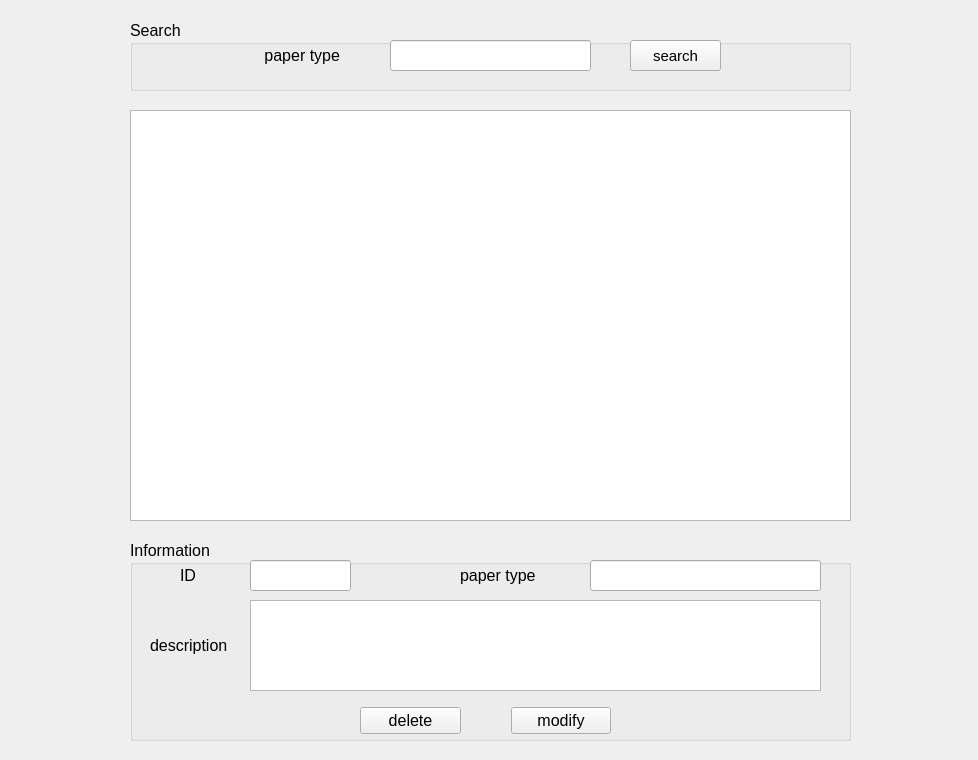
<?xml version="1.0" encoding="UTF-8"?>
<ui version="4.0">
 <class>MainWindow</class>
 <widget class="QMainWindow" name="MainWindow">
  <property name="geometry">
   <rect>
    <x>0</x>
    <y>0</y>
    <width>978</width>
    <height>760</height>
   </rect>
  </property>
  <property name="windowTitle">
   <string>Paper type information manage</string>
  </property>
  <widget class="QWidget" name="centralwidget">
   <property name="styleSheet">
    <string notr="true">border-image: url(./images/green_background.png)</string>
   </property>
   <widget class="QGroupBox" name="searchGroup">
    <property name="geometry">
     <rect>
      <x>130</x>
      <y>20</y>
      <width>721</width>
      <height>71</height>
     </rect>
    </property>
    <property name="font">
     <font>
      <pointsize>12</pointsize>
     </font>
    </property>
    <property name="title">
     <string>Search</string>
    </property>
    <widget class="QLineEdit" name="paperTypeLineEditSearch">
     <property name="geometry">
      <rect>
       <x>260</x>
       <y>20</y>
       <width>201</width>
       <height>31</height>
      </rect>
     </property>
    </widget>
    <widget class="QLabel" name="paperTypeNameLabelSearch">
     <property name="geometry">
      <rect>
       <x>130</x>
       <y>20</y>
       <width>91</width>
       <height>31</height>
      </rect>
     </property>
     <property name="font">
      <font>
       <pointsize>12</pointsize>
      </font>
     </property>
     <property name="text">
      <string> paper type</string>
     </property>
    </widget>
    <widget class="QPushButton" name="searchButton">
     <property name="geometry">
      <rect>
       <x>500</x>
       <y>20</y>
       <width>91</width>
       <height>31</height>
      </rect>
     </property>
     <property name="font">
      <font>
       <pointsize>11</pointsize>
      </font>
     </property>
     <property name="text">
      <string>search</string>
     </property>
     <property name="icon">
      <iconset>
       <normaloff>../images/search.png</normaloff>../images/search.png</iconset>
     </property>
    </widget>
   </widget>
   <widget class="QGroupBox" name="jnformationGroup">
    <property name="geometry">
     <rect>
      <x>130</x>
      <y>540</y>
      <width>721</width>
      <height>201</height>
     </rect>
    </property>
    <property name="font">
     <font>
      <pointsize>12</pointsize>
     </font>
    </property>
    <property name="title">
     <string>Information</string>
    </property>
    <widget class="QLineEdit" name="paperTypeIdLineEditInfo">
     <property name="geometry">
      <rect>
       <x>120</x>
       <y>20</y>
       <width>101</width>
       <height>31</height>
      </rect>
     </property>
    </widget>
    <widget class="QTextEdit" name="paperTypeDescTextEdit">
     <property name="geometry">
      <rect>
       <x>120</x>
       <y>60</y>
       <width>571</width>
       <height>91</height>
      </rect>
     </property>
    </widget>
    <widget class="QLabel" name="paperTypeIdlabel">
     <property name="geometry">
      <rect>
       <x>50</x>
       <y>20</y>
       <width>21</width>
       <height>31</height>
      </rect>
     </property>
     <property name="font">
      <font>
       <pointsize>12</pointsize>
      </font>
     </property>
     <property name="text">
      <string>ID</string>
     </property>
    </widget>
    <widget class="QLabel" name="paperTypeNameLabelInfo">
     <property name="geometry">
      <rect>
       <x>330</x>
       <y>20</y>
       <width>91</width>
       <height>31</height>
      </rect>
     </property>
     <property name="font">
      <font>
       <pointsize>12</pointsize>
      </font>
     </property>
     <property name="text">
      <string>paper type</string>
     </property>
    </widget>
    <widget class="QLabel" name="paperTypeDescLabel">
     <property name="geometry">
      <rect>
       <x>20</x>
       <y>90</y>
       <width>91</width>
       <height>31</height>
      </rect>
     </property>
     <property name="font">
      <font>
       <pointsize>12</pointsize>
      </font>
     </property>
     <property name="text">
      <string>description</string>
     </property>
    </widget>
    <widget class="QLineEdit" name="paperTypeNameLineEdit">
     <property name="geometry">
      <rect>
       <x>460</x>
       <y>20</y>
       <width>231</width>
       <height>31</height>
      </rect>
     </property>
    </widget>
    <widget class="QWidget" name="horizontalLayoutWidget">
     <property name="geometry">
      <rect>
       <x>230</x>
       <y>160</y>
       <width>251</width>
       <height>41</height>
      </rect>
     </property>
     <layout class="QHBoxLayout" name="horizontalLayout">
      <property name="spacing">
       <number>50</number>
      </property>
      <item>
       <widget class="QPushButton" name="paperTypeDeleteLabel">
        <property name="font">
         <font>
          <pointsize>12</pointsize>
         </font>
        </property>
        <property name="text">
         <string>delete</string>
        </property>
       </widget>
      </item>
      <item>
       <widget class="QPushButton" name="paperTypeModifyLabel">
        <property name="font">
         <font>
          <pointsize>12</pointsize>
         </font>
        </property>
        <property name="text">
         <string>modify</string>
        </property>
       </widget>
      </item>
     </layout>
    </widget>
   </widget>
   <widget class="QTableWidget" name="paperTypeTable">
    <property name="geometry">
     <rect>
      <x>130</x>
      <y>110</y>
      <width>721</width>
      <height>411</height>
     </rect>
    </property>
   </widget>
  </widget>
 </widget>
 <resources/>
 <connections/>
</ui>
